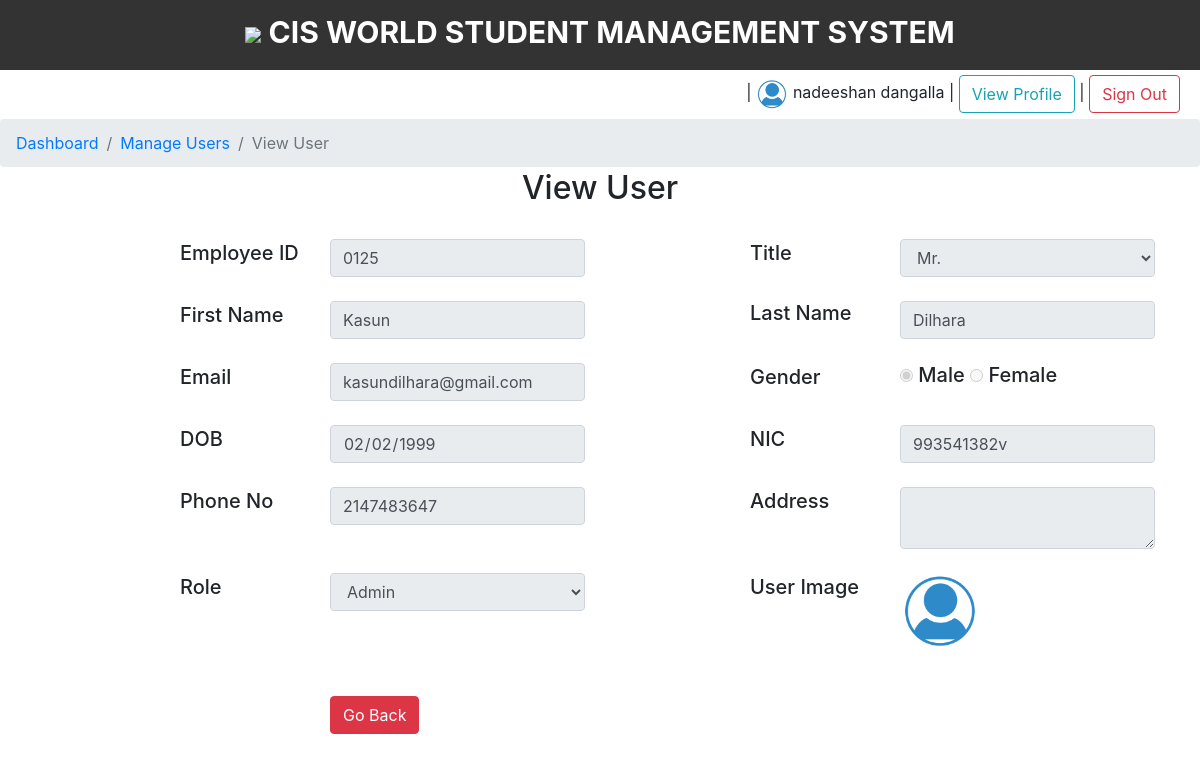
Screenshot of /system/module/user/view/viewuser.php?view_user_id=6 (signed in) with the database file from the repository.
### tables this page shows
CREATE TABLE `user` (
  `user_id` int(11) NOT NULL,
  `emp_id` varchar(50) NOT NULL,
  `user_f_name` varchar(20) NOT NULL,
  `user_l_name` varchar(20) NOT NULL,
  `user_nic` varchar(50) NOT NULL,
  `user_dob` date NOT NULL DEFAULT current_timestamp(),
  `user_tel` varchar(15) NOT NULL,
  `user_email` varchar(50) NOT NULL,
  `user_address` text NOT NULL,
  `user_image` text NOT NULL,
  `user_status` varchar(50) NOT NULL,
  `user_title` varchar(20) NOT NULL,
  `user_gender` varchar(50) NOT NULL,
  `role_id` int(11) NOT NULL,
  `user_created_date_time` datetime NOT NULL DEFAULT current_timestamp(),
  `user_created_by` int(11) NOT NULL
);

### system/module/user/model/usermodel.php (called while the page is built, shortened)
<?php
class user{
    function updDisplayUsers($update_user_id){
        $con=$GLOBALS['con'];
        $sql="SELECT * FROM user u, role r WHERE u.role_id=r.role_id AND u.user_id='$update_user_id'";
        $result=$con->query($sql);
        return $result;
    }
}
?>

### system/common/commonQuery.php (called while the page is built, shortened)
<?php
class commonQuery{
    function viewRole(){
        $con=$GLOBALS['con'];
        $sql="SELECT * FROM role";
        $result=$con->query($sql);
        return $result;
    }
}

### system/module/user/view/viewuser.php (the view, shortened to what this page needs)
<?php
include '../../../common/commonQuery.php';
include '../../user/model/usermodel.php';
$objcq = new commonQuery();
$resultrole = $objcq->viewRole();
$update_user_id=$_REQUEST['view_user_id'];
$objuser=new user();
$resuser=$objuser->updDisplayUsers($update_user_id);
$rowusera=$resuser->fetch_assoc();
?>
<html>
    <head>
        <link type="text/css" rel="stylesheet" href="../../../css/layout.css" />
        <link type="text/css" rel="stylesheet" href="../../../css/style.css" />
        <link type="text/css" rel="stylesheet" href="../../../bootstrap/css/bootstrap.min.css">
    </head>
    <body>
        <div id="main">
            <div id="header">
                <?php include '../../../common/header.php'; ?>
            </div>
            <div  style="height:25px">
                <div class="logalign">
                    <?php include '../../../common/loginbar.php'; ?>
                </div>
            </div>
            &nbsp;  <div id="navi">
                <ol class="breadcrumb">
                     <li class="breadcrumb-item"><a  href="../../login/view/dashboard.php">Dashboard</a></li>
                    <li class="breadcrumb-item"><a href="user.php">Manage Users</a></li>
                    <li class="breadcrumb-item active" aria-current="page">View User</li>
                </ol>
                    &nbsp;</div>
            <div id="content">
                <h2 style="text-align:center; margin-top:10px">  View User</h2>
                 <div class="row">
                            <div class="col-md-12">&nbsp;</div>
                        </div>
                    <div class="container">
                        <div class="row">
                            <div class="col-md-3" style="padding-left:150px;padding-top:2px">
                                <h5>Employee ID</h5>
                            </div>
                            <div class="col-md-3">
                                <input type="text" name="emp_id"  id="emp_id" placeholder="Enter Employee ID" value="<?php echo $rowusera['emp_id']; ?>"
                                       class="form-control" readonly=""/>
                            </div>
                            <div class="col-md-3"  style="padding-left:150px;padding-top:2px">
                                <h5>Title </h5>
                            </div>
                            <div class="col-md-3">
                                <select name="user_title" id="user_title" class="form-control"
                                        onchange="showFun(this.value)" readonly="">
                                    <option value="Mr."<?php if($rowusera['user_title']=="Mr.") echo "SELECTED"?>>Mr.</option>
                                </select>
                            </div>
                        </div>
                        <div class="row">
                            <div class="col-md-12">&nbsp;</div>
                        </div>
                        <div class="row">
                            <div class="col-md-3"  style="padding-left:150px;padding-top:2px">
                                <h5>First Name</h5>
                            </div>
                            <div class="col-md-3">
                                <input type="text" name="user_f_name"  id="user_f_name" placeholder="First Name" value="<?php echo $rowusera['user_f_name']; ?>"
                                       class="form-control" readonly="" />
                            </div>
                            <div class="col-md-3" style="padding-left:150px">
                                <h5>Last Name </h5>
                            </div>
                            <div class="col-md-3">
                                <input type="text" name="user_l_name"  id="user_l_name" placeholder="Last Name" value="<?php echo $rowusera['user_l_name']; ?>"
                                       class="form-control" readonly="" />
                            </div>
                        </div>
                        <div class="row">
                            <div class="col-md-12">&nbsp;</div>
                        </div>
                        <div class="row">
                            <div class="col-md-3" style="padding-left:150px;padding-top:2px">
                                <h5>Email</h5>
                            </div>
                            <div class="col-md-3">
                                <input type="text" name="user_email"  id="user_email" placeholder="Email Addresss" value="<?php echo $rowusera['user_email']; ?>"
                                       class="form-control" onkeyup="showEmail(this.value)" readonly=""/>
                            </div>
                            <div class="col-md-3" style="padding-left:150px;padding-top:2px">
                                <h5>Gender </h5>
                            </div>
                            <div class="col-md-3" id="gen">
                                <h5>
                                    <input type="radio" name="gender" id="m" value="Male" disabled="" <?php  if($rowusera['user_gender']=="Male")echo "CHECKED"; ?>/> Male
                                    <input type="radio" name="gender" id="f" value="Female" disabled="" <?php  if($rowusera['user_gender']=="Female")echo "CHECKED"; ?>/> Female
                                </h5>
                            </div>
                        </div>
                        <div class="row">
                            <div class="col-md-12">&nbsp;</div>
                        </div>
                        <div class="row">
                            <div class="col-md-3" style="padding-left:150px;padding-top:2px">
                                <h5>DOB</h5>
                            </div>
                            <div class="col-md-3">
                                <input type="date" name="dob" id="dob"  class="form-control" value="<?php echo $rowusera['user_dob']; ?>" readonly="" />
                            </div>
                            <div class="col-md-3" style="padding-left:150px;padding-top:2px">
                                <h5>NIC </h5>
                            </div>
                            <div class="col-md-3">
                                <input type="text" name="nic" value="<?php echo $rowusera['user_nic']; ?>" readonly=""
                                       id="nic" placeholder="NIC"
                                       class="form-control" />
                            </div>
                        </div>
                        <div class="row">
                            <div class="col-md-12">&nbsp;</div>
                        </div>
                        <div class="row">
                            <div class="col-md-3" style="padding-left:150px;padding-top:2px">
                                <h5>Phone No</h5>
                            </div>
                            <div class="col-md-3">
                                <input type="text" name="user_tel" value="<?php echo $rowusera['user_tel']; ?>"
                                       id="user_tel" placeholder="Phone No" readonly=""
                                       class="form-control" />
                            </div>
                            <div class="col-md-3" style="padding-left:150px;padding-top:2px">
                                <h5>Address </h5>
                            </div>
                            <div class="col-md-3">
                                <textarea name="user_address" id="user_address" readonly=""
                                          class="form-control"   placeholder="Address"><?php echo $rowusera['user_address']; ?> </textarea>
                            </div>
                        </div>
                        <div class="row">
                            <div class="col-md-12">&nbsp;</div>
                        </div>
                        <div class="row">
                            <div class="col-md-3" style="padding-left:150px;padding-top:2px">
                                <h5>Role</h5>
                            </div>
                            <div class="col-md-3">
                                <select name="role_id" id="role_id" class="form-control" readonly=""
                                        onchange="showFun(this.value)">
                 <?php while($rowrole=$resultrole->fetch_assoc()) { ?>
             <option value="<?php echo $rowrole['role_id']?>"<?php if($rowusera['role_name']==$rowrole['role_name']) echo "SELECTED" ?>>
			 <?php echo $rowrole['role_name']?></option>
                        <?php } ?>
                                </select>
                            </div>
                               <?php   if ($rowusera['user_image'] == "") {
                                        $path = "../../../images/user_images/user.png";
                                    } else {
                                        $path = "../../../images/user_images/" . $rowusera['user_image'];
                                    }
                                    ?>
                            <div class="col-md-3" style="padding-left:150px;padding-top:2px">
                                <h5>User Image </h5></div>
                            <div class="col-md-3">
                               <img id="img_prev" src="<?php echo $path?>" width='80px'/>
                            </div>
                        </div>
                        <div class="row">
                            <div class="col-md-12">&nbsp;</div>
                        </div>
                        <div class="row">
                            <div class="col-md-12">&nbsp;</div>
                        </div>
                        <div class="row">
                            <div class="col-md-3">&nbsp;</div>
                            <div class="col-md-3">
                                <a href="user.php" name="can"
                                        class="btn btn-danger">
                                    Go Back</a>
                                &nbsp;</div>
                            <div class="col-md-3">&nbsp;</div>
                        </div>
                    </div>
            </div>
        </div>
    </body>
</html>

### system/css/layout.css (style rules this page uses)
#main { margin: 0px; width: 100%; }
#navi { height: 40px; }
#content { min-height: 350px; }
.logalign { float: right; padding-right: 20px; padding-top: 5px; }

### system/css/style.css (style rules this page uses)
body { font-size: 15px; }
.logalign { float: right; padding-right: 20px; padding-top: 5px; }

### rows the page displays
user: emp_id "0125", user_f_name "Kasun", user_l_name "Dilhara", user_email "kasundilhara@gmail.com", user_gender "☑", dob "02/02/1999", nic "993541382v", user_tel "2147483647"

### other values shown
$rowuser['user_f_name'] "nadeeshan"
$rowuser['user_l_name'] "dangalla"
form field role_id "Admin"
